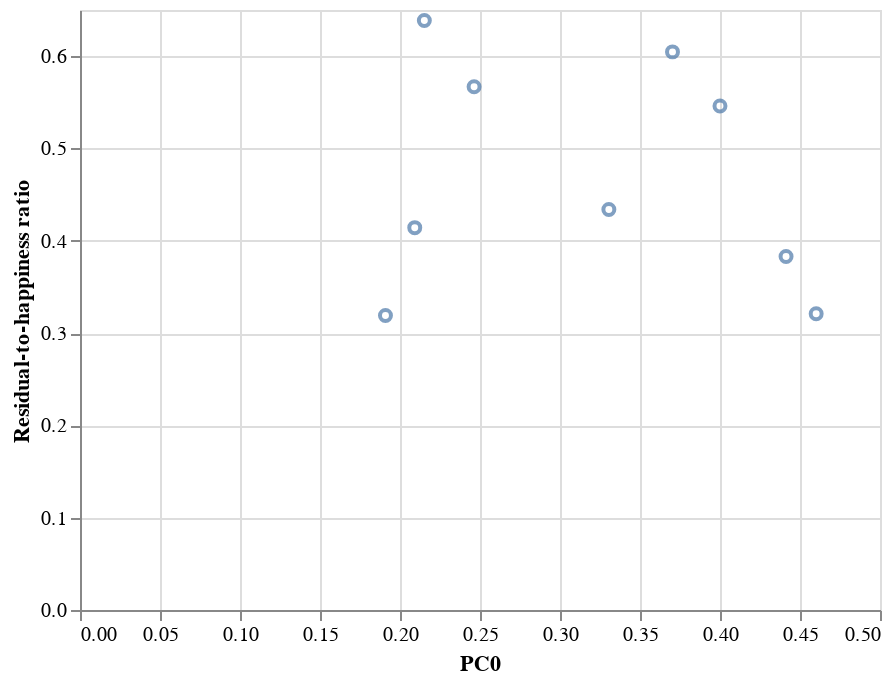

Source (notebook cell):
### Code cell
urbanization_residual_ratio.get_pca_chart(1)

### Figure 1 — Vega-Lite specification as saved in the notebook (floating-point values rounded to 4 significant figures)
{"config": {"view": {"continuousWidth": 400, "continuousHeight": 300}}, "data": {"name": "data-8dee519095e2b906eb32cf6b8e0d2420"}, "mark": "point", "encoding": {"x": {"field": "PC0", "type": "quantitative"}, "y": {"field": "Residual-to-happiness ratio", "type": "quantitative"}}, "selection": {"selector001": {"type": "interval", "bind": "scales", "encodings": ["x", "y"]}}, "$schema": "https://vega.github.io/schema/vega-lite/v4.17.0.json", "datasets": {"data-8dee519095e2b906eb32cf6b8e0d2420": [{"PC0": 0.4, "Residual-to-happiness ratio": 0.546}, {"PC0": 0.2152, "Residual-to-happiness ratio": 0.6386}, {"PC0": 0.2463, "Residual-to-happiness ratio": 0.5669}, {"PC0": 0.3703, "Residual-to-happiness ratio": 0.6046}, {"PC0": 0.4413, "Residual-to-happiness ratio": 0.3829}, {"PC0": 0.2092, "Residual-to-happiness ratio": 0.4142}, {"PC0": 0.4601, "Residual-to-happiness ratio": 0.3209}, {"PC0": 0.1909, "Residual-to-happiness ratio": 0.319}, {"PC0": 0.3305, "Residual-to-happiness ratio": 0.4339}]}}
